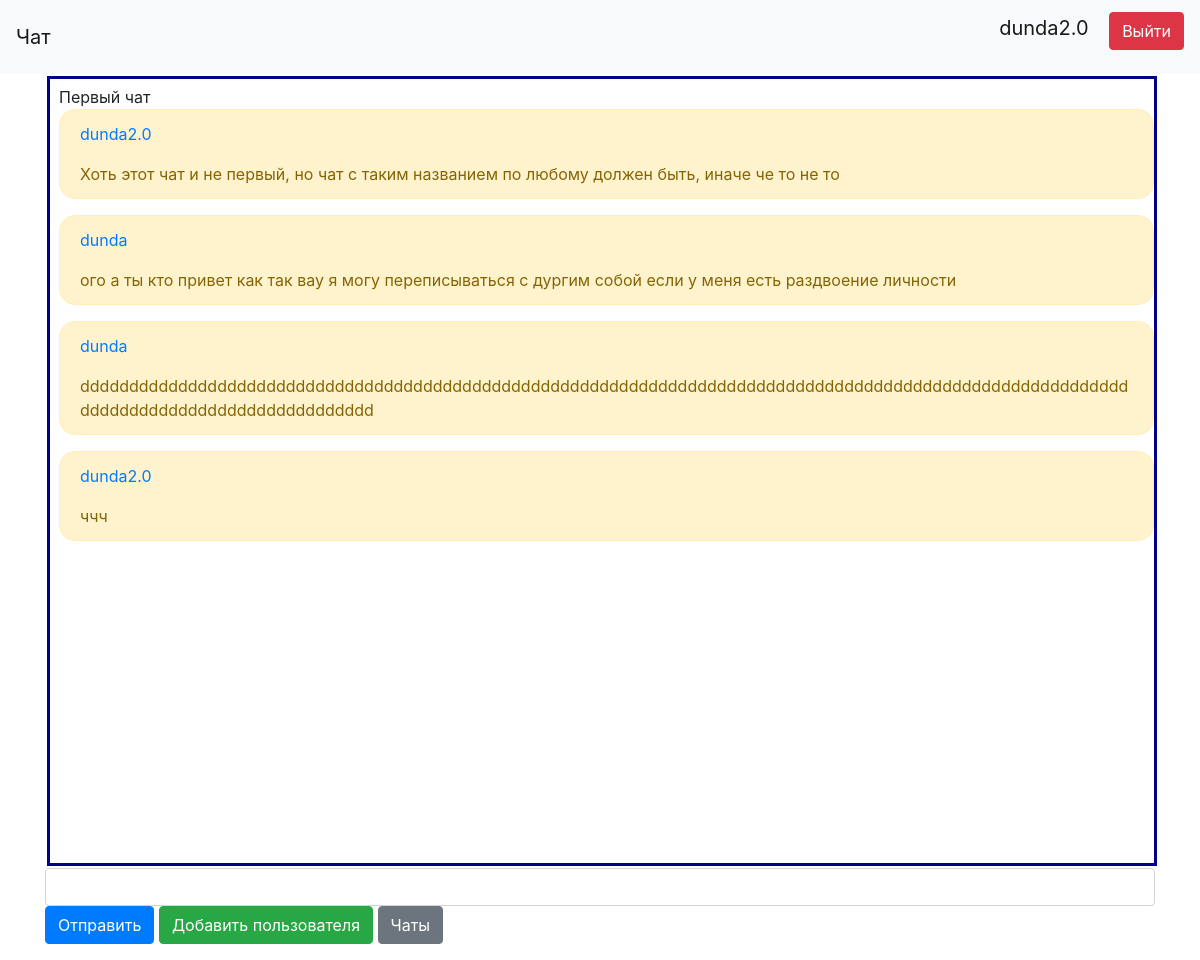
Page /chats/2 (signed in) on the earlier database version.
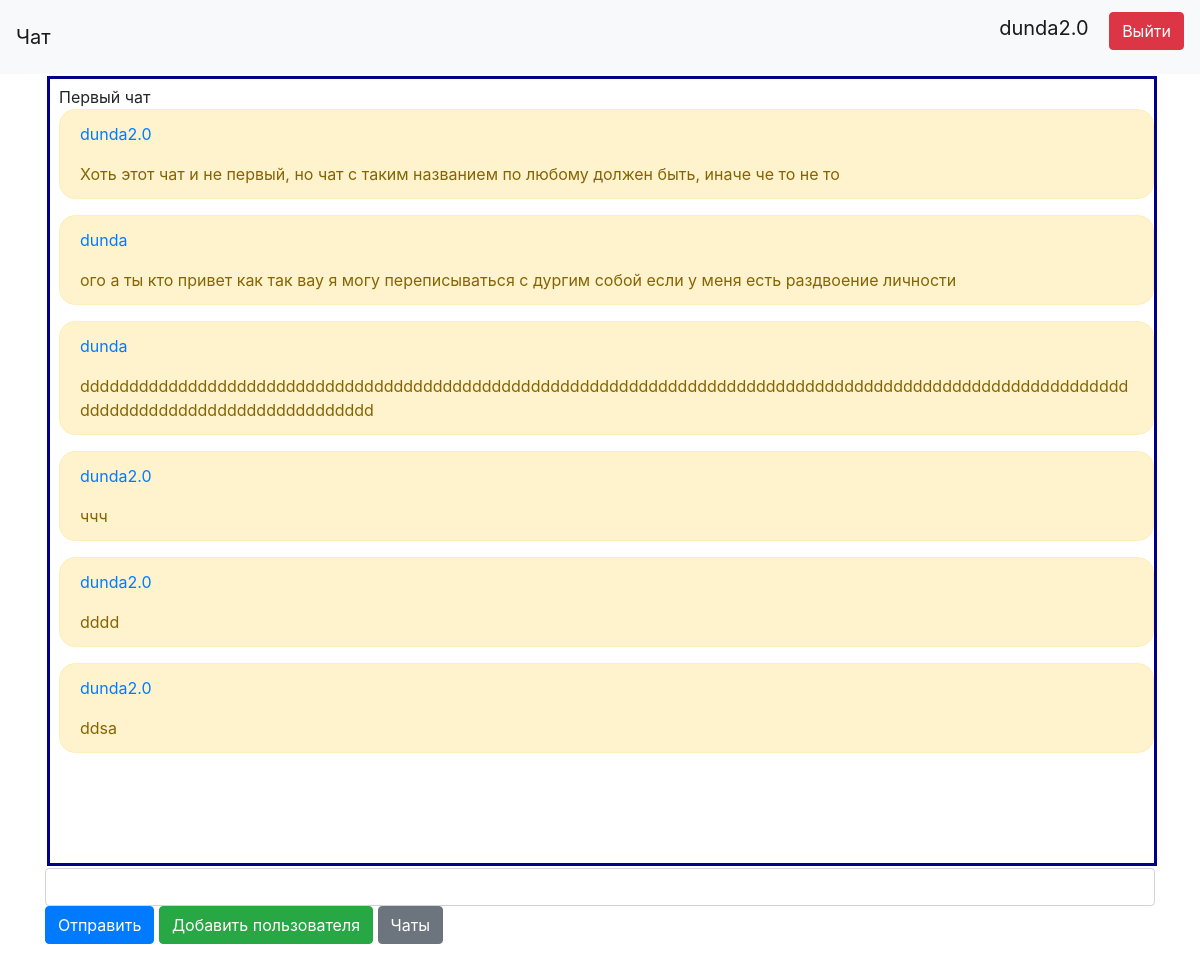
Same page on the later database version.
### data/messages.py (models this page shows)
class Message(SqlAlchemyBase, SerializerMixin):
    __tablename__ = 'messages'
    id = sqlalchemy.Column(sqlalchemy.Integer,
                           primary_key=True, autoincrement=True)
    text = sqlalchemy.Column(sqlalchemy.String, nullable=True)
    send_date = sqlalchemy.Column(sqlalchemy.DateTime,
                                  default=datetime.datetime.now, nullable=True)
    user_id = sqlalchemy.Column(sqlalchemy.Integer,
                                sqlalchemy.ForeignKey("users.id"))
    user = orm.relation('User')
    chat_id = sqlalchemy.Column(sqlalchemy.Integer,
                                sqlalchemy.ForeignKey("chats.id"))
    chat = orm.relation('Chat')

### data/users.py (models this page shows, shortened)
class User(SqlAlchemyBase, UserMixin, SerializerMixin):
    __tablename__ = 'users'
    id = sqlalchemy.Column(sqlalchemy.Integer,
                           primary_key=True, autoincrement=True)
    login = sqlalchemy.Column(sqlalchemy.String, index=True, unique=True, nullable=True)
    email = sqlalchemy.Column(sqlalchemy.String, unique=True, nullable=True)
    about = sqlalchemy.Column(sqlalchemy.String, nullable=True)
    hashed_password = sqlalchemy.Column(sqlalchemy.String, nullable=True)
    messages = orm.relation("Message", back_populates='user')

### server.py (the view, shortened to what this page needs)
@app.route('/chats/<int:id>', methods=['GET', 'POST'])
@login_required
def chat(id):
    db_sess = db_session.create_session()
    form = ChatForm()
    chat = db_sess.query(Chat).filter(Chat.id == id).first()
    if not chat:
        return render_template("chat_not_found.html", title='Чат не найден')
    user = db_sess.query(User).filter(User.id == current_user.id).first()
    if not db_sess.query(User_Chat).filter((User_Chat.user_id == user.id) & (User_Chat.chat_id == chat.id)).first():
        return render_template("kuda_polez.html", title='Чат')
    return render_template("chat.html", title='Чат', form=form, chat_title=chat.title, chat=chat)

### server.py
class ChatForm(FlaskForm):
    message = StringField('Cообщение', validators=[DataRequired()])
    submit = SubmitField('Отправить')

### data/db_session.py (called while the page is built)
def create_session() -> Session:
    global __factory
    return __factory()

### server.py (called while the page is built)
@login_manager.user_loader
def load_user(user_id):
    db_sess = db_session.create_session()
    return db_sess.query(User).get(user_id)

### templates/chat.html (shortened to what this page needs)
{% extends "base.html" %}
{% block content %}
<form action="" method="post" novalidate>
    <div style="border:solid thick darkblue; border-radius: 0em;
          border-width:3px; padding-left:9px; padding-top:6px;
          padding-bottom:6px; margin:2px; width:1110px; height:790px; overflow: scroll">
        {{ chat_title }}
        {% for message in chat.messages %}
            <div style="word-wrap: break-word; border-radius: 1em;" class="alert alert-warning" role="alert">
                <p> <a href="/profile/{{message.user.id}}"> {{ message.user.login }} </a> </p>
                {{ message.text }}
            </div>
        {% endfor %}
    </div>
    <p> {{ form.message(class="form-control") }} {{ form.submit(type="submit", class="btn btn-primary") }}
        <a href="/add_user_to_chat/{{chat.id}}" class="btn btn-success">Добавить пользователя</a>
        <a href="/" class="btn btn-secondary">Чаты</a></p>
</form>
{% endblock %}

Differences in the rows shown:
added Message: user.login "dunda2.0", text "dddd"
added Message: user.login "dunda2.0", text "ddsa"
